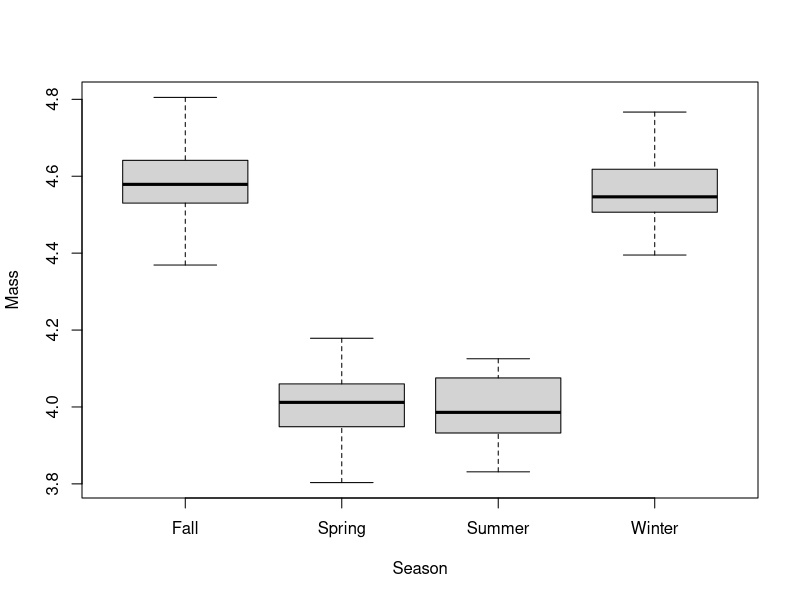
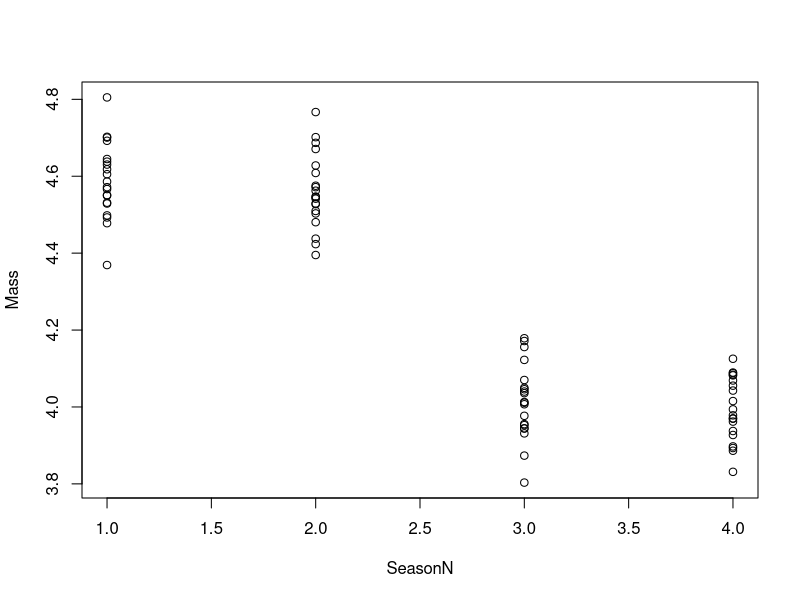

The R script that drew these images, in order: (Note: this script raises an error after producing the figures.)
## ---- chunk 1

knitr::opts_chunk$set(
	echo = TRUE,
	message = FALSE,
	warning = FALSE,
	cache = TRUE
)
## ---- chunk 2

#  NRES 710, Analysis of Categorical Data (cont.)
#     University of Nevada, Reno
#     Post-hoc tests

## ---- chunk 3
# Load and examine the data
datum <- read.csv("lecture_9_seasons.csv")
head(datum)

## ---- chunk 4
# Plot the data
datum$Season <- factor(datum$Season)
plot(Mass ~ Season, data = datum)

# Fit a linear model
results <- lm(Mass ~ Season, data = datum)
summary(results)

## ---- chunk 5
# Fit a linear model
results2 <- lm(Mass ~ relevel(Season, ref="Summer"), data = datum)
summary(results2)

## ---- chunk 6
# Help file
help(TukeyHSD)

# Tukey requires an ANOVA output
results3 <- aov(Mass ~ Season, data = datum) # or
results3 <- aov(results)
summary(results3)

# This analysis is so simple that it doesn't even have a summary file. Run it directly.
TukeyHSD(results3)

## ---- chunk 7
# Compare original lm() to TukeyHSD() results
summary(results)

## ---- chunk 8
TukeyHSD(results3)
confint(results)

## ---- chunk 9
# Spring to Fall
(-0.63274618 - -0.5149456)/2 # Linear model
(-0.65152888 - -0.49616295)/2 #Tukey HSD

## ---- chunk 10
# Look at the second to last column
head(datum)

## ---- chunk 11
# Run a 'lm()' with that
results4 <- lm(Mass ~ SeasonN, data = datum)
summary(results4)

## ---- chunk 12
# Scatterplot
plot(Mass ~ SeasonN, data = datum)

## ---- chunk 13
# Scatterplot
#TukeyHSD(aov(results4)) # doesn't work!
# Error in `TukeyHSD.aov()`:
# ! no factors in the fitted model



## ---- chunk 14
####################### 'Truth' ######################## 
### Lecture 9: code to simulate data for post-hoc tests 

# Set the seed for reproducibility
set.seed(123)

# Simulate X-variable
n <- 80
x <- factor(c(rep("Spring", n/4), rep("Summer", n/4), rep("Winter", n/4), rep("Fall", n/4)))

# Season as a numeric
SeasonN <- as.numeric(factor(x, levels = c("Fall", "Winter", "Spring", "Summer")))

# Simulate error
error <- rnorm(n, mean = 0, sd = 0.1)

# Create dummy-coded variables
dummy <- model.matrix(~ x - 1)
colnames(dummy) <- c("Fall", "Spring", "Summer", "Winter")

# Create the dataframe
datum <- data.frame(Season = x, error = error, dummy, SeasonN)

# Calculate Y-variable
y <- 4.6 - (0.6 * datum$Spring) - (0.6 * datum$Summer) - (0.05 * datum$Winter) + error

# Create dataframe
datum <- cbind(datum, Mass = y)

# Save the CSV file
write.csv(datum, "lecture_9_seasons.csv", row.names = FALSE)
